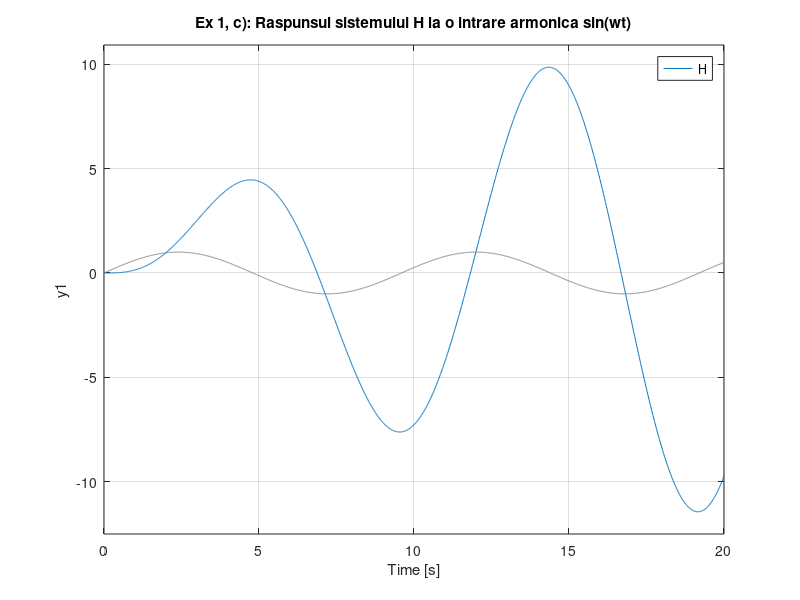
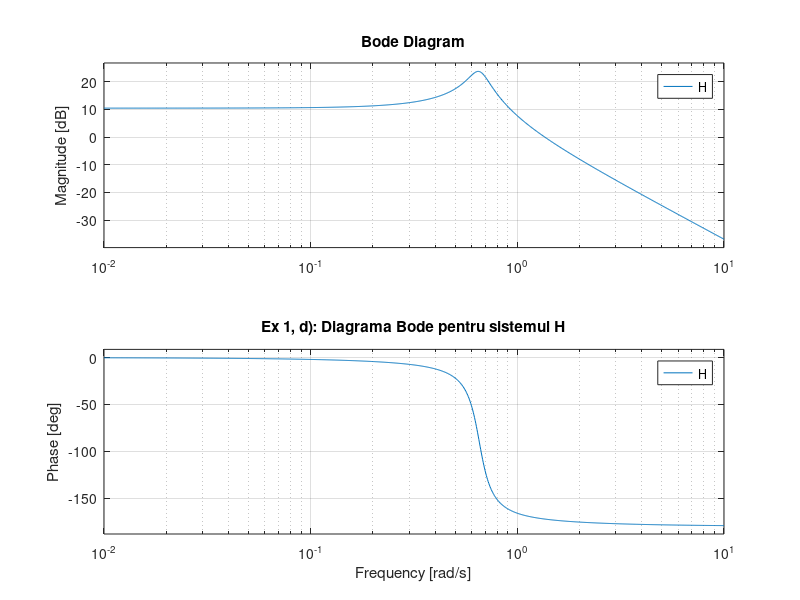

Recreate these plots in MATLAB, in order.
% Nume: Dutu Alin Calin
% Grupa: 323 CD

function Execute
clear all
close all
clc

% Exercitiul 1
    fprintf('Exercitiul 1\n\n')
    s = tf('s');
    H = 1 / (0.7 * s^2 + 0.1 * s + 0.3);
    
    
% Punctul a)
fprintf('a)')

% Avand in vedere forma actuala, va fi necesara o transformare a lui H
% la forma K * wn^2 / (s^2 + 2* tzeta * wn * s + wn^2), deci o se va 
% scoate ca factor comun 0.7 din numitor si se va pune la numarator. 
% Deci, H(s) = (1/7)/(s^2 + 1/7 *s + 3/7) => H(s) =  1.4285/
% (s^2 + 0.1428 * s + 0.4285). Deci aplicand formula de mai sus vom 
% avea Wn ^ 2 = 0.4285. Pulsatia naturala este:

    Wn = sqrt(0.4285);

% Tot din formula pentru sisteme de ordin 2 il vom scoate si pe tzeta.
% Se ajunge la ecuatia: 2 * tzeta * wn = 0.1428. Iar tzeta este:

    tzeta = 0.1428/(2 * Wn);
    
    fprintf('Pulsatia naturala a functiei de transfer este %d si tzeta este %d\n\n', Wn , tzeta);
    
    
% Punctul b
    fprintf('b)')
    
% Pentru stabilitate trebuie sa se calculeze polii functiei de transfer
% care se obtin egaland numitorul cu 0, adica 0.7 * s^2 + 0.1 * s + 0.3
% = 0 => delta = b ^ 2 - 4*a*c = 0.1 ^ 2 - 4 * 0.7 * 0.3 = - 0.83.
% x1,2 = (-b +/- sqrt(delta) * j)/2a = (- 0.1 +/- j * 0.911) / 2 * 0.7
% => x1 = - 0.071 + j * 0.65 si x2 = - 0.071 - j * 0.65. Se constata ca
% polii au partea reala negativa, deci se afla in C_, deci sistemul
% este stabil. Pentru verificare vom apela si functia pole(H) care
% arata rezultate identice.
    
    pole(H)
    
% Pentru suprareglaj avem formula din teorie:

    sigma = exp( - pi * tzeta / sqrt(1 - tzeta^2));
    fprintf('Suprareglajul este %d\n\n', sigma);
    
% Conform formulei precedente suprareglajul poate fi considerat o functie
% care depinde de tzeta (sigma = f(tzeta)).


% Punctul c

% Pentru a obtine amplificarea maxima trebuie ca regimul sa fie oscilant
% asta insemnand ca tzeta trebuie sa fie egal cu 0, adica pulsatia
% amortizata Wd = Wn * sqrt(1 - tzeta^2) sa fie egala cu pulsatia naturala
% (Wd = Wn), deci Wd = 6.545991e-01.

    Wd = Wn;
    t = 0:0.01:20;
    u = sin(Wd*t);
    figure;
    lsim(H,u,t);
    title('Ex 1, c): Raspunsul sistemului H la o intrare armonica sin(wt)');
    
% In grafic, graficul de culoare gri este al input-ului si cel de culoare 
% albastra este al output-ului.


% Punctul d

    figure;
    bode(H);
    title('Ex 1, d): Diagrama Bode pentru sistemul H');

% Conform diagramei Bode, sistemul H este un filtru trece jos de ordin 2
% deoarece se observa din grafic ca filtreaza frecvente mai inalte de o
% frecventa de cut-off. De asemenea se observa ca este de ordin 2 pentru ca
% se observa o mica cocoasa pe grafic care corespunde cu tzeta-ul calculat
% la punctul a).


% Exercitiul 2
fprintf('\nExercitiul 2\n\n')
A = [-51,15,8;12,10,2;-8,12,-80];
B = [0.2,0;0.4,1;0,0];
C = [1,4,0;0,15,0];
D = [0,0;0,0];
H = ss(A, B, C, D);


% Punctul a)

% Pentru aflarea numarului de stari ne putem uita la numarul de 
% linii/coloane al matricei A care este 3, deci numarul de stari este 3. 
% Pentru numarul de iesiri ne uitam la numarul de coloane al matricei b 
% care este 2, deci numarul de intrari este 2. Pentru numarul de iesiri ne
% uitam la numarul de coloane al matricei C care este 3, deci numarul de
% iesiri este 3.

    [m ,~] = size(A);
    nr_stari = m;
    
    [~ ,n] = size(B);
    nr_intrari = n;
    
    [~ ,n] = size(C);
    nr_iesire = n;


% Punctul b)
fprintf('b)')

% Pentru verificarea stabilitatii trebuie sa ne uita la valorile proprii 
% ale functiei H si sa vedem daca toate valorile sunt in C_.

    eig(H)
    
% Se observa ca o valoare nu este in C_, deci sistemul nu este stabil. In
% plus nu se poate determina un timp tranzitoriu deoarece datorita
% instabilitatii sistemul nu are regim stationar.


% Punctul c)
fprintf('c)')

% Pentru stabilirea controlabilitatii trebuie sa calculam matricea de
% controlabilitate care se calculeaza astfel:
    
    R = ctrb(A,B);
    r = rank(R);
    
% Se va verifica daca rangul matricei R este egal cu numarul starilor si in
% caz afirmativ atunci sistemul este controlabil si in caz contrar
% necontrolabil

    if (r == nr_stari)
        fprintf("Sistemul este controlabil, rangul matricei de controlabilitate fiind %d.\n", r);
    else
        fprintf("Sistemul nu este controlabil, rangul matricei de controlabilitate fiind %d.\n", r);
    end

% Pentru stabilirea observabilitatii trebuie sa calculam matricea de
% observabilitate care se calculeaza astfel:
    
    Q = obsv(A,C);
    q = rank(Q);

% Se va verifica daca rangul matricei Q este egal cu numarul starilor si in
% caz afirmativ atunci sistemul este observabil si in caz contrar 
% neobservabil.

    if (q == nr_stari)
        fprintf("Sistemul este observabil, rangul matricei de observabilitate fiind %d.\n\n", q);
    else
        fprintf("Sistemul nu este observabil, rangul matricei de observabilitate fiind %d.\n\n", q);
    end
end